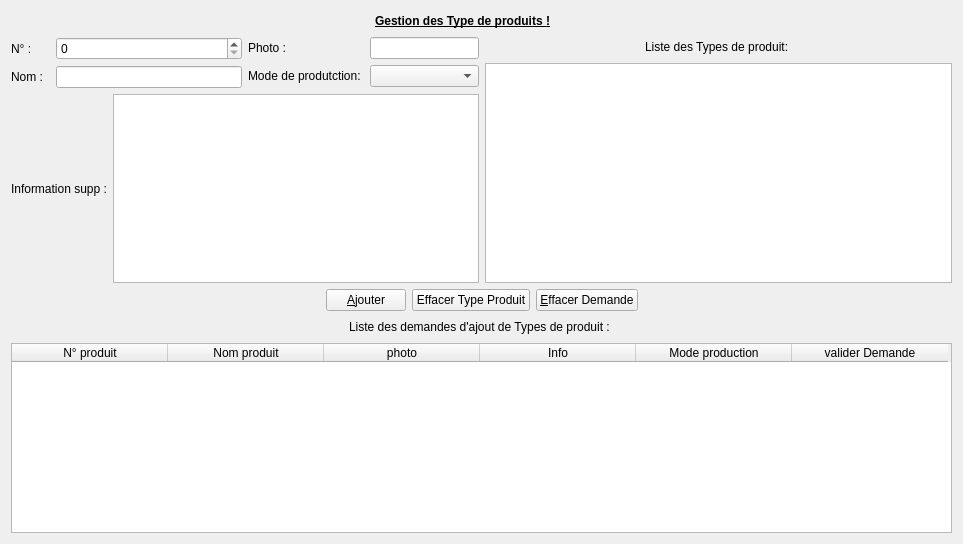
<?xml version="1.0" encoding="UTF-8"?>
<ui version="4.0">
 <class>TypeProduit</class>
 <widget class="QDialog" name="TypeProduit">
  <property name="geometry">
   <rect>
    <x>0</x>
    <y>0</y>
    <width>963</width>
    <height>544</height>
   </rect>
  </property>
  <property name="windowTitle">
   <string>Dialog</string>
  </property>
  <layout class="QHBoxLayout" name="horizontalLayout_8">
   <item>
    <layout class="QVBoxLayout" name="verticalLayout_4">
     <item>
      <layout class="QHBoxLayout" name="horizontalLayout">
       <item>
        <spacer name="horizontalSpacer">
         <property name="orientation">
          <enum>Qt::Horizontal</enum>
         </property>
         <property name="sizeHint" stdset="0">
          <size>
           <width>40</width>
           <height>20</height>
          </size>
         </property>
        </spacer>
       </item>
       <item>
        <widget class="QLabel" name="label">
         <property name="font">
          <font>
           <weight>75</weight>
           <bold>true</bold>
           <underline>true</underline>
          </font>
         </property>
         <property name="text">
          <string>Gestion des Type de produits !</string>
         </property>
        </widget>
       </item>
       <item>
        <spacer name="horizontalSpacer_2">
         <property name="orientation">
          <enum>Qt::Horizontal</enum>
         </property>
         <property name="sizeHint" stdset="0">
          <size>
           <width>40</width>
           <height>20</height>
          </size>
         </property>
        </spacer>
       </item>
       <item>
        <widget class="QPushButton" name="pushButtonTypeProduitQuitter">
         <property name="styleSheet">
          <string notr="true">border: none;</string>
         </property>
         <property name="text">
          <string/>
         </property>
         <property name="icon">
          <iconset resource="nWBackOffice.qrc">
           <normaloff>:/icones/mesIcones/iconFermer2.png</normaloff>:/icones/mesIcones/iconFermer2.png</iconset>
         </property>
        </widget>
       </item>
      </layout>
     </item>
     <item>
      <layout class="QHBoxLayout" name="horizontalLayout_7">
       <item>
        <layout class="QVBoxLayout" name="verticalLayout_3">
         <item>
          <layout class="QHBoxLayout" name="horizontalLayout_6">
           <item>
            <layout class="QFormLayout" name="formLayout">
             <item row="0" column="0">
              <widget class="QLabel" name="label_4">
               <property name="text">
                <string>N° :  </string>
               </property>
              </widget>
             </item>
             <item row="0" column="1">
              <widget class="QSpinBox" name="spinBoxNum"/>
             </item>
             <item row="1" column="0">
              <widget class="QLabel" name="label_5">
               <property name="text">
                <string>Nom :  </string>
               </property>
              </widget>
             </item>
             <item row="1" column="1">
              <widget class="QLineEdit" name="lineEditNomTypeprod"/>
             </item>
            </layout>
           </item>
           <item>
            <layout class="QFormLayout" name="formLayout_2">
             <item row="0" column="0">
              <widget class="QLabel" name="label_7">
               <property name="text">
                <string>Photo :</string>
               </property>
              </widget>
             </item>
             <item row="0" column="1">
              <widget class="QLineEdit" name="lineEditPhotoTypesProd"/>
             </item>
             <item row="1" column="0">
              <widget class="QLabel" name="label_8">
               <property name="text">
                <string>Mode de produtction: </string>
               </property>
              </widget>
             </item>
             <item row="1" column="1">
              <widget class="QComboBox" name="comboBoxModeProd">
               <property name="editable">
                <bool>false</bool>
               </property>
              </widget>
             </item>
            </layout>
           </item>
          </layout>
         </item>
         <item>
          <layout class="QHBoxLayout" name="horizontalLayout_5">
           <item>
            <widget class="QLabel" name="label_6">
             <property name="text">
              <string>Information supp :</string>
             </property>
            </widget>
           </item>
           <item>
            <widget class="QPlainTextEdit" name="plainTextEditInfo">
             <property name="plainText">
              <string/>
             </property>
            </widget>
           </item>
          </layout>
         </item>
        </layout>
       </item>
       <item>
        <layout class="QVBoxLayout" name="verticalLayout">
         <item>
          <layout class="QHBoxLayout" name="horizontalLayout_2">
           <item>
            <spacer name="horizontalSpacer_3">
             <property name="orientation">
              <enum>Qt::Horizontal</enum>
             </property>
             <property name="sizeHint" stdset="0">
              <size>
               <width>40</width>
               <height>20</height>
              </size>
             </property>
            </spacer>
           </item>
           <item>
            <widget class="QLabel" name="label_2">
             <property name="text">
              <string>Liste des Types de produit: </string>
             </property>
            </widget>
           </item>
           <item>
            <spacer name="horizontalSpacer_4">
             <property name="orientation">
              <enum>Qt::Horizontal</enum>
             </property>
             <property name="sizeHint" stdset="0">
              <size>
               <width>40</width>
               <height>20</height>
              </size>
             </property>
            </spacer>
           </item>
          </layout>
         </item>
         <item>
          <widget class="QListWidget" name="listWidgetTypeProd"/>
         </item>
        </layout>
       </item>
      </layout>
     </item>
     <item>
      <layout class="QHBoxLayout" name="horizontalLayout_4">
       <item>
        <spacer name="horizontalSpacer_7">
         <property name="orientation">
          <enum>Qt::Horizontal</enum>
         </property>
         <property name="sizeHint" stdset="0">
          <size>
           <width>40</width>
           <height>20</height>
          </size>
         </property>
        </spacer>
       </item>
       <item>
        <widget class="QPushButton" name="pushButtonAjouterTypeProd">
         <property name="text">
          <string>&amp;Ajouter</string>
         </property>
         <property name="icon">
          <iconset resource="nWBackOffice.qrc">
           <normaloff>:/icones/mesIcones/iconValider.png</normaloff>:/icones/mesIcones/iconValider.png</iconset>
         </property>
        </widget>
       </item>
       <item>
        <widget class="QPushButton" name="pushButton">
         <property name="text">
          <string>Effacer Type Produit</string>
         </property>
         <property name="icon">
          <iconset resource="nWBackOffice.qrc">
           <normaloff>:/icones/mesIcones/iconEffacer.png</normaloff>:/icones/mesIcones/iconEffacer.png</iconset>
         </property>
        </widget>
       </item>
       <item>
        <widget class="QPushButton" name="pushButtonEffacerDemandeTypeProd">
         <property name="text">
          <string>&amp;Effacer Demande</string>
         </property>
         <property name="icon">
          <iconset resource="nWBackOffice.qrc">
           <normaloff>:/icones/mesIcones/iconEffacer.png</normaloff>:/icones/mesIcones/iconEffacer.png</iconset>
         </property>
        </widget>
       </item>
       <item>
        <spacer name="horizontalSpacer_8">
         <property name="orientation">
          <enum>Qt::Horizontal</enum>
         </property>
         <property name="sizeHint" stdset="0">
          <size>
           <width>40</width>
           <height>20</height>
          </size>
         </property>
        </spacer>
       </item>
      </layout>
     </item>
     <item>
      <layout class="QVBoxLayout" name="verticalLayout_2">
       <item>
        <layout class="QHBoxLayout" name="horizontalLayout_3">
         <item>
          <spacer name="horizontalSpacer_5">
           <property name="orientation">
            <enum>Qt::Horizontal</enum>
           </property>
           <property name="sizeHint" stdset="0">
            <size>
             <width>40</width>
             <height>20</height>
            </size>
           </property>
          </spacer>
         </item>
         <item>
          <widget class="QLabel" name="label_3">
           <property name="text">
            <string>Liste des demandes d'ajout de Types de produit : </string>
           </property>
          </widget>
         </item>
         <item>
          <spacer name="horizontalSpacer_6">
           <property name="orientation">
            <enum>Qt::Horizontal</enum>
           </property>
           <property name="sizeHint" stdset="0">
            <size>
             <width>40</width>
             <height>20</height>
            </size>
           </property>
          </spacer>
         </item>
        </layout>
       </item>
       <item>
        <widget class="QTableWidget" name="tableWidgetTypesPRod">
         <property name="selectionBehavior">
          <enum>QAbstractItemView::SelectRows</enum>
         </property>
         <attribute name="horizontalHeaderDefaultSectionSize">
          <number>156</number>
         </attribute>
         <attribute name="horizontalHeaderShowSortIndicator" stdset="0">
          <bool>false</bool>
         </attribute>
         <attribute name="horizontalHeaderStretchLastSection">
          <bool>false</bool>
         </attribute>
         <attribute name="verticalHeaderVisible">
          <bool>false</bool>
         </attribute>
         <attribute name="verticalHeaderCascadingSectionResizes">
          <bool>true</bool>
         </attribute>
         <column>
          <property name="text">
           <string>N° produit</string>
          </property>
         </column>
         <column>
          <property name="text">
           <string>Nom produit</string>
          </property>
         </column>
         <column>
          <property name="text">
           <string>photo</string>
          </property>
         </column>
         <column>
          <property name="text">
           <string>Info</string>
          </property>
         </column>
         <column>
          <property name="text">
           <string>Mode production</string>
          </property>
         </column>
         <column>
          <property name="text">
           <string>valider Demande</string>
          </property>
         </column>
        </widget>
       </item>
      </layout>
     </item>
    </layout>
   </item>
  </layout>
 </widget>
 <resources>
  <include location="nWBackOffice.qrc"/>
 </resources>
 <connections/>
</ui>
